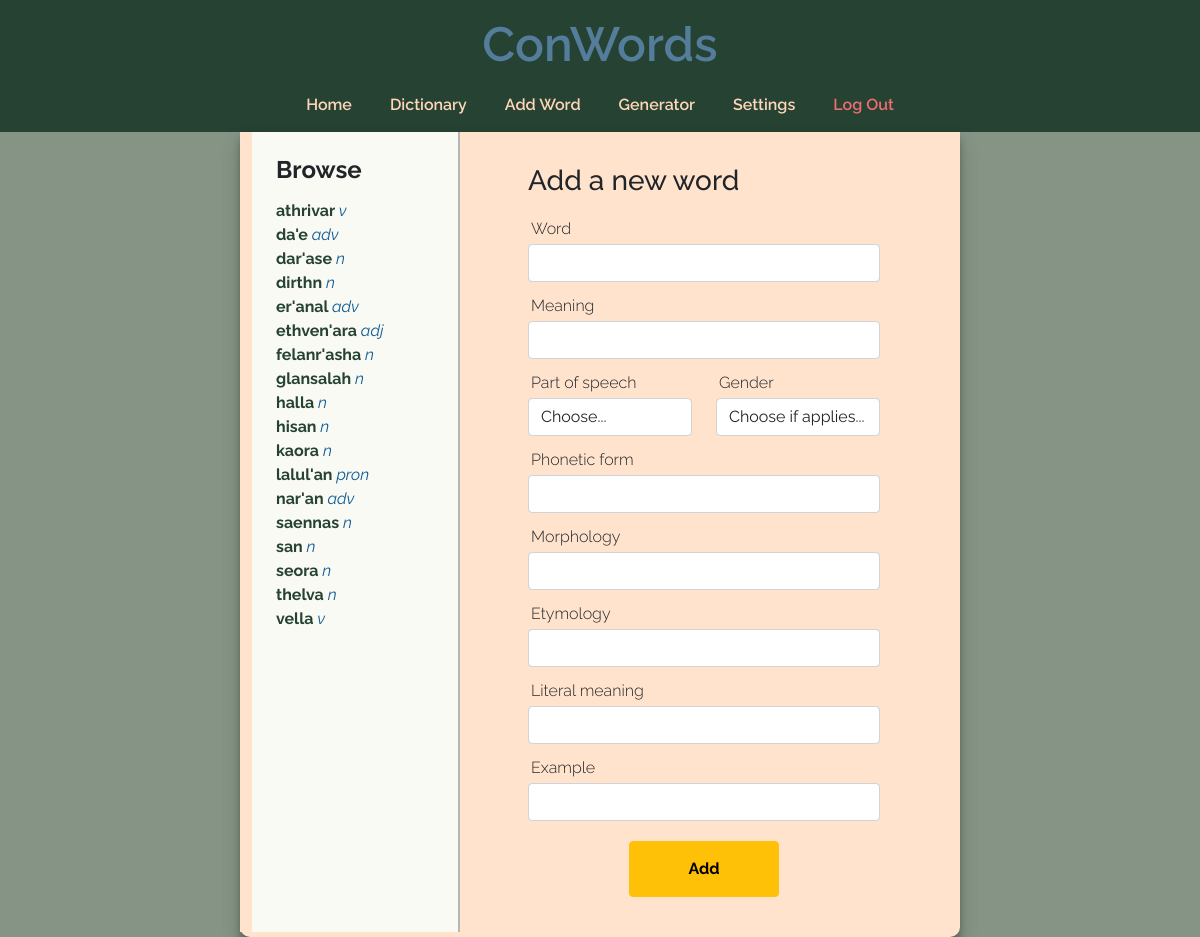
Before: /addword (signed in) with the older database file.
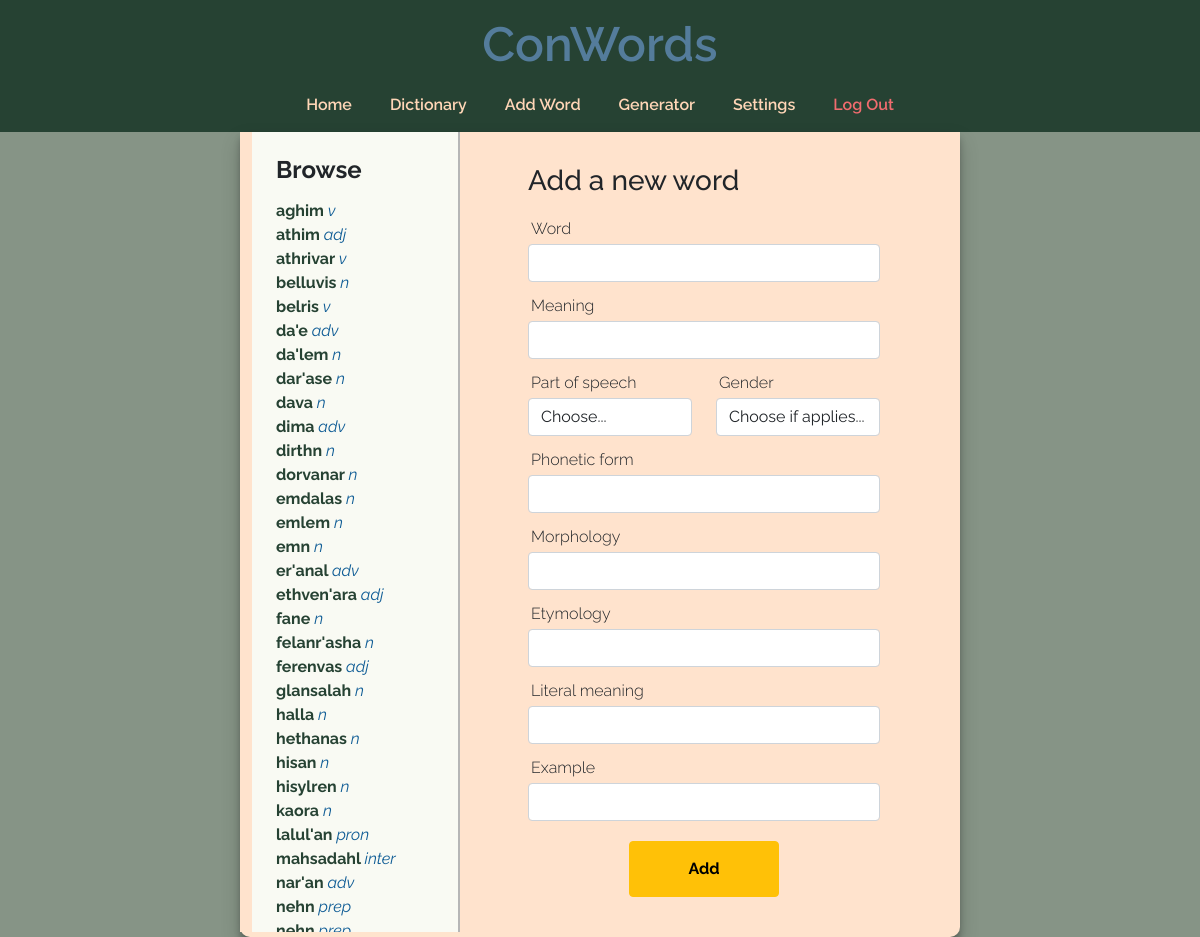
After: the same page with the newer database file.
### tables this page shows
CREATE TABLE entries (
id INTEGER NOT NULL PRIMARY KEY AUTOINCREMENT,
word_id INTEGER NOT NULL,
meaning_id INTEGER NOT NULL,
part_of_speech_id INTEGER,
grammatical_gender_id INTEGER,
phonetic_form TEXT,
morphology TEXT,
etymology TEXT,
literal_meaning TEXT,
example TEXT,
user_id INTEGER NOT NULL,
FOREIGN KEY(word_id) REFERENCES words(id),
FOREIGN KEY(meaning_id) REFERENCES meanings(id),
FOREIGN KEY(part_of_speech_id) REFERENCES parts_of_speech(id),
FOREIGN KEY(grammatical_gender_id) REFERENCES grammatical_genders(id),
FOREIGN KEY(user_id) REFERENCES users(id)
);

CREATE TABLE words (
id INTEGER NOT NULL PRIMARY KEY AUTOINCREMENT,
word TEXT NOT NULL,
user_id INTEGER NOT NULL,
FOREIGN KEY(user_id) REFERENCES users(id)
);

CREATE TABLE parts_of_speech (
id INTEGER NOT NULL PRIMARY KEY AUTOINCREMENT,
part_of_speech TEXT NOT NULL,
abbreviation TEXT,
user_id INTEGER NOT NULL,
FOREIGN KEY(user_id) REFERENCES users(id)
);

### app.py (the view, shortened to what this page needs)
@app.route("/addword", methods=["GET", "POST"])
@login_required
def add_word():
    db = get_db()
    words = db.execute("SELECT entries.id, word, abbreviation FROM entries, words, parts_of_speech WHERE entries.word_id = words.id AND entries.part_of_speech_id = parts_of_speech.id AND entries.user_id = ? ORDER BY word;", (session["user_id"],)).fetchall()
    pos_list = db.execute("SELECT part_of_speech FROM parts_of_speech WHERE user_id = ?;", (session["user_id"],)).fetchall()
    gram_gender_list = db.execute("SELECT grammatical_gender FROM grammatical_genders WHERE user_id = ?;", (session["user_id"], )).fetchall()
    if len(pos_list) == 0:
        return render_template("addword.html", pos_list=pos_list, gram_gender_list=gram_gender_list, words=words, pos_list_empty=True)
    db.close()
    return render_template("addword.html", pos_list=pos_list, gram_gender_list=gram_gender_list, words=words)

### app.py (called while the page is built)
@app.after_request
def after_request(response):
    response.headers["Cache-Control"] = "no-cache, no-store, must-revalidate"
    response.headers["Expires"] = 0
    response.headers["Pragma"] = "no-cache"
    return response

### helpers.py (called while the page is built)
def get_db():
    connection = sqlite3.connect("conlang.db")
    return connection

def login_required(f):
    @wraps(f)
    def decorated_function(*args, **kwargs):
        if session.get("user_id") is None:
            return redirect("/login")
        return f(*args, **kwargs)
    return decorated_function

### templates/addword.html (shortened to what this page needs)
{% extends "layout.html" %}
{% block main %}
<div class="row mainrow">
    <div class="col-sm-4 left-menu">
        <div class="dict-display">
            <h4><strong>Browse</strong></h4>
            {% for word in words %}
                <a class="dict-link" name="word-link" href="/dictionary?value={{ word[0] }}">{{ word[1] }} <span class="abbr">{{ word[2] }}</span></a><br/>
            {% endfor %}
        </div>
    </div>
    <div class="col-sm-8">
        <div class="right-inner-col">
            <form action="/addword" method="post">
                <h3>Add a new word</h3>
                <div class="form-row">
                    <div class="form-group">
                        <label for="inputWord">Word</label>
                        <input type="text" class="form-control" id="inputWord" name="inputWord" value="{{ new_word }}">
                    </div>
                    <div class="form-group">
                        <label for="inputMeaning">Meaning</label>
                        <input type="text" class="form-control" id="inputMeaning" name="inputMeaning">
                    </div>
                    <div class="form-row row">
                        <div class="form-group col-md-6">
                            <label for="inputPOS">Part of speech</label>
                            <select id="inputPOS" name="inputPOS" class="form-control">
                                <option disabled selected>Choose...</option>
                            </select>
                        </div>
                        <div class="form-group col-md-6">
                            <label for="inputGender">Gender</label>
                            <select id="inputGender" name="inputGender" class="form-control">
                                <option value="none" selected>Choose if applies...</option>
                            </select>
                        </div>
                    </div>
                </div>
                <div class="form-group">
                    <label for="inputPhonetic">Phonetic form</label>
                    <input type="text" class="form-control" name="inputPhonetic" id="inputPhonetic">
                </div>
                <div class="form-group">
                    <label for="inputMorphology">Morphology</label>
                    <input type="text" class="form-control" name="inputMorphology" id="inputMorphology">
                </div>
                <div class="form-group">
                    <label for="inputEtymology">Etymology</label>
                    <input type="text" class="form-control" name="inputEtymology" id="inputEtymology">
                </div>
                <div class="form-group">
                    <label for="inputLiteralMeaning">Literal meaning</label>
                    <input type="text" class="form-control" name="inputLiteralMeaning" id="inputLiteralMeaning">
                </div>
                <div class="form-group">
                    <label for="inputExample">Example</label>
                    <input type="text" class="form-control" name="inputExample" id="inputExample">
                </div>
                <div class="btn-cenetered-div">
                    <button type="submit" class="btn btn-warning big-btn">Add</button>
                </div>
            </form>
        </div>
    </div>
</div>
{% endblock %}

Changed rows visible on the page:
no longer on this page (row unchanged): entries: {{ word[0] }} 19 (drawn), word "saennas", abbreviation "n"
no longer on this page (row unchanged): entries: {{ word[0] }} 11 (drawn), word "san", abbreviation "n"
no longer on this page (row unchanged): entries: {{ word[0] }} 2 (drawn), word "seora", abbreviation "n"
no longer on this page (row unchanged): entries: {{ word[0] }} 1 (drawn), word "thelva", abbreviation "n"
no longer on this page (row unchanged): entries: {{ word[0] }} 5 (drawn), word "vella", abbreviation "v"
added entries: {{ word[0] }} 40 (drawn), word "aghim", abbreviation "v"
added entries: {{ word[0] }} 46 (drawn), word "athim", abbreviation "adj"
added entries: {{ word[0] }} 54 (drawn), word "belluvis", abbreviation "n"
added entries: {{ word[0] }} 38 (drawn), word "belris", abbreviation "v"
added entries: {{ word[0] }} 29 (drawn), word "da'lem", abbreviation "n"
added entries: {{ word[0] }} 34 (drawn), word "dava", abbreviation "n"
added entries: {{ word[0] }} 45 (drawn), word "dima", abbreviation "adv"
added entries: {{ word[0] }} 50 (drawn), word "dorvanar", abbreviation "n"
added entries: {{ word[0] }} 48 (drawn), word "emdalas", abbreviation "n"
added entries: {{ word[0] }} 33 (drawn), word "emlem", abbreviation "n"
added entries: {{ word[0] }} 28 (drawn), word "emn", abbreviation "n"
added entries: {{ word[0] }} 51 (drawn), word "fane", abbreviation "n"
added entries: {{ word[0] }} 39 (drawn), word "ferenvas", abbreviation "adj"
added entries: {{ word[0] }} 52 (drawn), word "hethanas", abbreviation "n"
added entries: {{ word[0] }} 27 (drawn), word "hisylren", abbreviation "n"
added entries: {{ word[0] }} 49 (drawn), word "mahsadahl", abbreviation "inter"
added entries: {{ word[0] }} 30 (drawn), word "nehn", abbreviation "prep"
